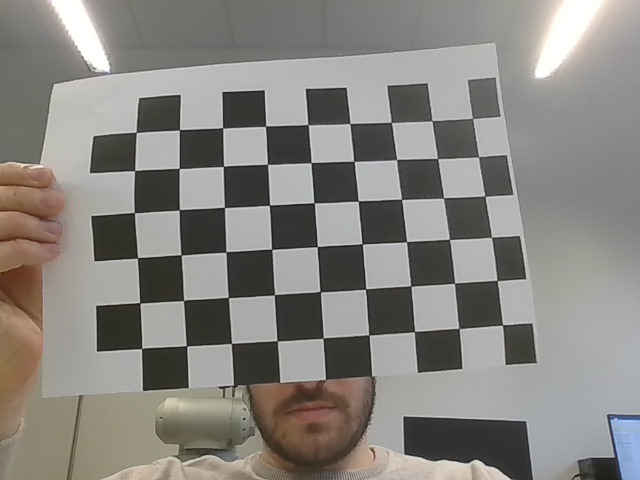
#> input picture CameraCalibration-main/images/img0.png, 640 x 480 px; its folder holds 4 pictures in this run
$ python calibration.py
#> lines starting #> are read from the running program, lines starting #| are printed output that depends on the picture; after the words box and inside, x2 and y2 are one past the last pixel; in counts of white or black regions, pixels touching at a corner belong together
import numpy as np
import cv2 as cv
import glob
import pickle


################ FIND CHESSBOARD CORNERS - OBJECT POINTS AND IMAGE POINTS #############################

chessboardSize = (9,6)
frameSize = (640,480)


# termination criteria
criteria = (cv.TERM_CRITERIA_EPS + cv.TERM_CRITERIA_MAX_ITER, 30, 0.001)


# prepare object points, like (0,0,0), (1,0,0), (2,0,0) ....,(6,5,0)
objp = np.zeros((chessboardSize[0] * chessboardSize[1], 3), np.float32)
objp[:,:2] = np.mgrid[0:chessboardSize[0],0:chessboardSize[1]].T.reshape(-1,2)

size_of_chessboard_squares_mm = 20
objp = objp * size_of_chessboard_squares_mm


# Arrays to store object points and image points from all the images.
objpoints = [] # 3d point in real world space
imgpoints = [] # 2d points in image plane.


images = glob.glob('images/*.png')
# images = 'images/*.png'

for image in images:

    img = cv.imread(image)
#> img is the input picture: shape (480, 640, 3); mean B, G, R 127.9, 132.6, 135.2
    gray = cv.cvtColor(img, cv.COLOR_BGR2GRAY)
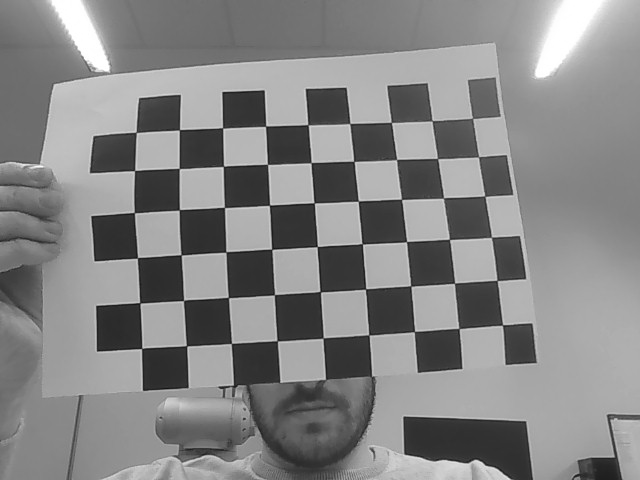
#> gray: shape (480, 640); min 16, max 255, mean 132.9

    # Find the chess board corners
    ret, corners = cv.findChessboardCorners(gray, chessboardSize, None)
#> ret = True; corners = 54 rows, first 8: [502.5, 325], [459, 328.5], [414.3, 331.6], [368.8, 334.8], [323.2, 337.8], [277.1, 340.9], [231.4, 343.3], [186.5, 345.8]

    # If found, add object points, image points (after refining them)
    if ret == True:

        objpoints.append(objp)
        corners2 = cv.cornerSubPix(gray, corners, (11,11), (-1,-1), criteria)
#> corners2 = 54 rows, first 8: [502.5, 325.1], [458.9, 328.5], [414.4, 331.5], [368.9, 334.9], [323.2, 338.1], [277.1, 340.8], [231.4, 343.4], [186.5, 345.8]
        imgpoints.append(corners)

        # Draw and display the corners
        cv.drawChessboardCorners(img, chessboardSize, corners2, ret)
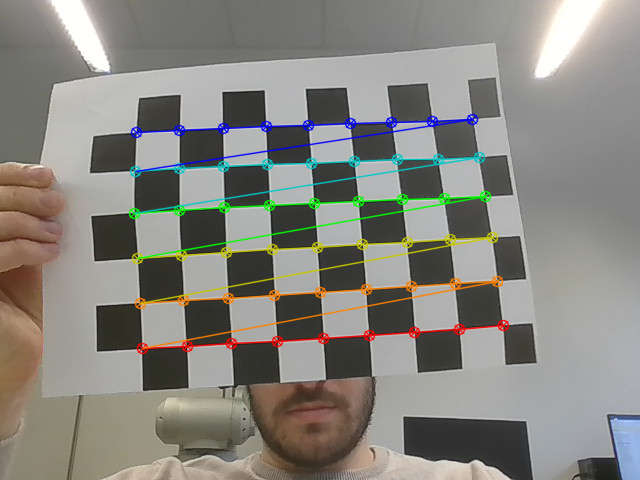
#> img: shape (480, 640, 3); 5.08% of pixels changed, all inside (x1, y1, x2, y2) = (128, 113, 510, 355)
        cv.imshow('img', img)
        cv.waitKey(1000)
#> pass 2 of the loop `for image in images:`:
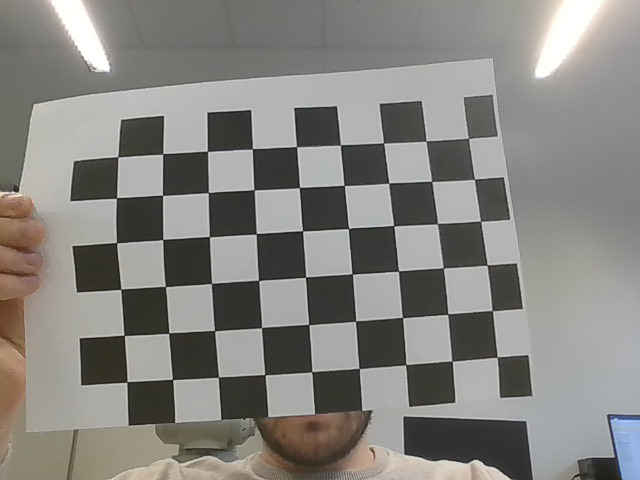
#> input picture CameraCalibration-main/images/img1.png, 640 x 480 px
#> img is the input picture: shape (480, 640, 3); mean B, G, R 127.7, 131.8, 133.5
#> `gray = cv.cvtColor(img, cv.COLOR_BGR2GRAY)`:
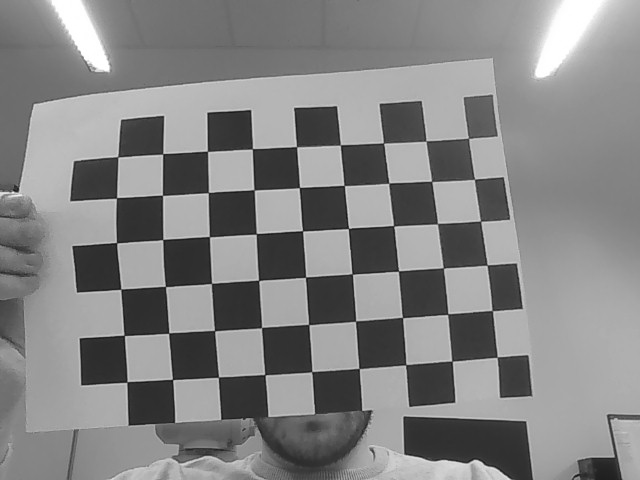
#> gray: shape (480, 640); min 17, max 255, mean 131.9
#> ret = False; corners = 53 rows, first 8: [468.5, 138], [426, 141], [474.5, 179], [432, 181.5], [383.5, 143], [481, 221], [389, 183], [437.5, 224]
#> pass 3 of the loop `for image in images:`:
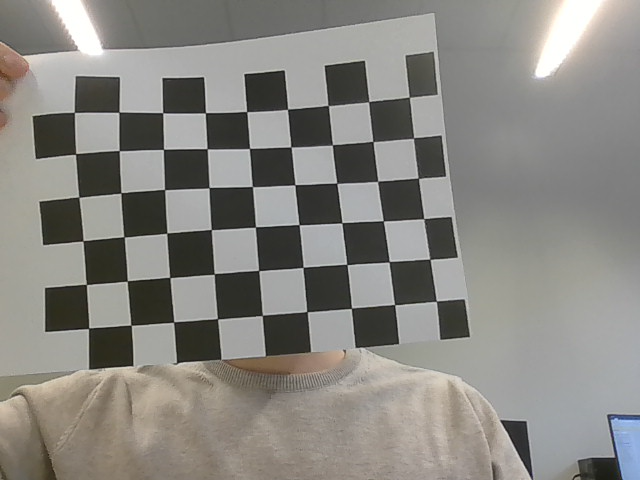
#> input picture CameraCalibration-main/images/img10.png, 640 x 480 px
#> img is the input picture: shape (480, 640, 3); mean B, G, R 129.2, 134.3, 136.1
#> `gray = cv.cvtColor(img, cv.COLOR_BGR2GRAY)`:
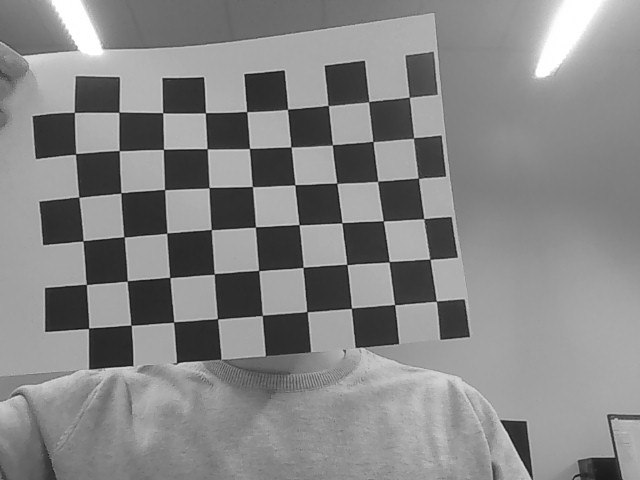
#> gray: shape (480, 640); min 13, max 255, mean 134.2
#> ret = True; corners = 54 rows, first 8: [436.4, 301.1], [399, 301], [347, 304], [311, 308], [258, 311], [217.4, 318.9], [173.8, 322], [131.1, 325.1]
#> corners2 = 54 rows, first 8: [436.4, 301.2], [394.6, 304.7], [351.4, 308.2], [306.9, 311.7], [262.2, 315.3], [217.5, 318.8], [173.7, 322.1], [131.1, 325.2]
#> `cv.drawChessboardCorners(img, chessboardSize, corners2, ret)`:
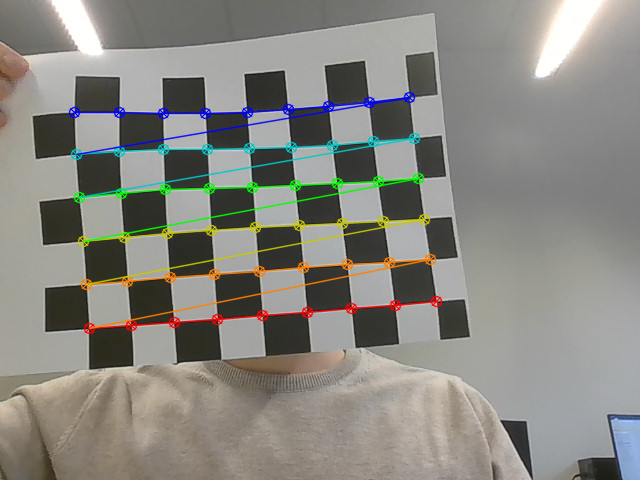
#> img: shape (480, 640, 3); 4.93% of pixels changed, all inside (x1, y1, x2, y2) = (68, 91, 443, 335)
#> the loop made 4 passes; the first 3 are shown


cv.destroyAllWindows()


############## CALIBRATION #######################################################

ret, cameraMatrix, dist, rvecs, tvecs = cv.calibrateCamera(objpoints, imgpoints, frameSize, None, None)
print("ret", ret)
print("cameraMatrix", cameraMatrix)
print("dist", dist)

# Save the camera calibration result for later use (we won't worry about rvecs / tvecs)
pickle.dump((cameraMatrix, dist), open( "calibration.pkl", "wb" ))
pickle.dump(cameraMatrix, open( "cameraMatrix.pkl", "wb" ))
pickle.dump(dist, open( "dist.pkl", "wb" ))


############## UNDISTORTION #####################################################

img = cv.imread('cali5.png')
#> (the run stopped early here; a loop or call above may not have finished)
